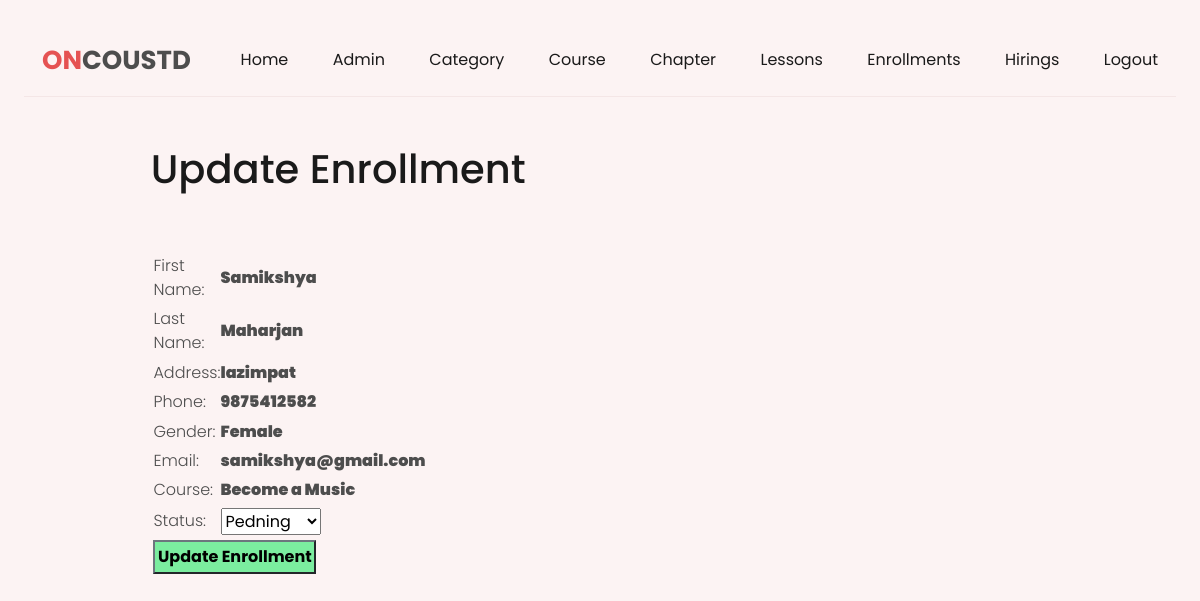
Screenshot of /admin/update-enrollment.php?id=2 (signed in) with the database file from the repository.
### tables this page shows
CREATE TABLE `tbl_enroll` (
  `id` int(11) NOT NULL,
  `first_name` varchar(200) DEFAULT NULL,
  `last_name` varchar(200) DEFAULT NULL,
  `address` varchar(200) DEFAULT NULL,
  `phone` varchar(200) NOT NULL,
  `gender` varchar(200) NOT NULL,
  `email` varchar(200) NOT NULL,
  `course` varchar(200) NOT NULL,
  `course_id` int(11) NOT NULL,
  `status` varchar(200) NOT NULL
);

### admin/update-enrollment.php (the view, shortened to what this page needs)
<?php include('admin-partials/header.php'); ?>
<div class="main-content">
	<div class="wrapper">
		<h1>Update Enrollment</h1>
		<br>
		<br>
        <?php
        if (isset($_GET['id']))
         {
        	$id=$_GET['id'];
        	$sql="SELECT * FROM tbl_enroll WHERE id=$id";
        	$res=mysqli_query($conn,$sql);
        	$count=mysqli_num_rows($res);
        	if($count==1)
        	{
        		$row=mysqli_fetch_assoc($res);
        		$first_name = $row['first_name'];
                $last_name = $row['last_name'];
        		$address=$row['address'];
        		$phone=$row['phone'];
                $gender =$row['gender'];
                $email=$row['email'];
        		$course=$row['course'];
        		$status=$row['status'];
        	}
        	else
        	{
        		header('location:'.SITEURL.'admin/manage-enrollment.php');
        	}
        }
        else
        {
        	header('location:'.SITEURL.'admin/manage-enrollment.php');
        }
        ?>
		<form action="" method="POST">
			<table class="tbl-30">
				<tr>
					<td>First Name:</td>
					<td class="fw-bold"><b><?php echo $first_name; ?></b></td>
				</tr>
                <tr>
					<td>Last Name:</td>
					<td class="fw-bold"><b><?php echo $last_name; ?></b></td>
				</tr>
                <tr>
					<td>Address:</td>
					<td class="fw-bold"><b><?php echo $address; ?></b></td>
				</tr>
                <tr>
					<td>Phone:</td>
					<td class="fw-bold"><b><?php echo $phone; ?></b></td>
				</tr>
                <tr>
					<td>Gender:</td>
					<td class="fw-bold"><b><?php echo $gender; ?></b></td>
				</tr>
                <tr>
					<td>Email:</td>
					<td class="fw-bold"><b><?php echo $email; ?></b></td>
				</tr>
                <tr>
					<td>Course:</td>
					<td class="fw-bold"><b><?php echo $course; ?></b></td>
				</tr>
				<tr>
					<td>Status:</td>
					<td>
						<select name="status">
							<option <?php if ($status=="Pending")
							{
								echo "selected";
							} ?> value="Pending">Pedning</option>
						</select>
					</td>
				</tr>
				<tr>
					<td colspan="2">
						<input type="submit" name="submit" value="Update Enrollment" class="btn-secondary">
					</td>
				</tr>
			</table>
		</form>
	</div>
</div>

### css/admin.css (style rules this page uses)
:root { --orange: hsl(36, 80%, 50%); --white: hsl(0, 0%, 100%); --WHITE: hsl(0, 0%, 100%); --BLACK: hsl(0, 0%, 0%); --black-90: hsl(0, 0%, 10%); --black-70: hsl(0, 0%, 30%); --black-alpha-40: hsl(0, 0%, 0%, 0.4); --yellow-light: hsl(44, 95%, 83%); --green-light: hsl(158, 68%, 75%); --red-light: hsl(0, 84%, 80%); --orange-light: hsl(22, 85%, 80%); --select-box-bg-color: hsl(0, 0%, 100%); --border-color-1: hsl(0, 0%, 90%); }
body { background-color: var(--body-bg-color); font-family: 'Poppins', sans-serif; font-size: 16px; font-weight: 300; color: var(--black-70); min-height: 100vh; overflow-x: hidden; }
h1,h2,h3,h4,h5 { color: var(--black-90); line-height: 1.3; }
.wrapper { width: 80%; margin: 0 auto; padding: 1%; }
.tbl-30 { width: 30%; }
table tr td { padding: 1%; }
.btn-secondary { background-color: #7bed9f; padding: 1%; color: black; text-decoration: none; font-weight: bold; }
.main-content { padding: 3% 0; }

### css/colors/color-1.css (style rules this page uses)
:root { --hue-value-1:0; --hue-value-2:230; --main-color: hsl(var(--hue-value-1),74%, 61%); --button-hover-color: hsl(var(--hue-value-1), 57%, 53%); --body-bg-color:hsl(var(--hue-value-1), 63%, 97%); --border-color-2:hsl(var(--hue-value-1), 40%,93%); --shadow: 0 0 10px hsl(var(--hue-value-1), 40% , 90%); --body-gradient-bg-color-1: hsla(var(--hue-value-1), 100%, 50%,0.2); --body-gradient-bg-color-2: hsla(var(--hue-value-2), 100%, 50%,0.2); --decoration-bg-color-1: hsl(var(--hue-value-1), 100%, 70%); --decoration-bg-color-2: hsl(var(--hue-value-2), 100%, 70%); }

### rows the page displays
tbl_enroll: first_name "Samikshya", last_name "Maharjan", address "lazimpat", phone "9875412582", gender "Female", email "samikshya@gmail.com", course "Become a Music"
